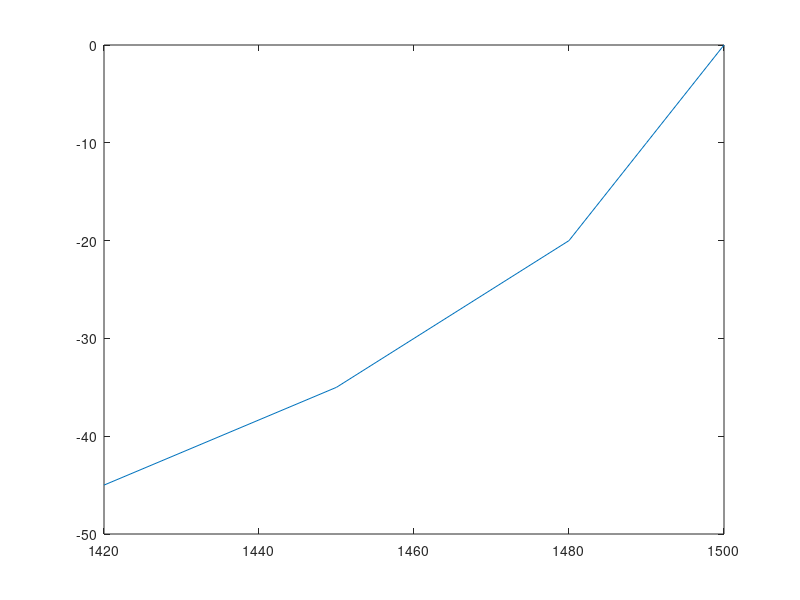

Write the MATLAB code that produced this figure. (Note: this script raises an error after producing the figure.)
%%%%%%%%%%%%%%%%%%%%%%%%%%%%%%
%% %%%%%%% Parameters %%%%%%%%
%%%%%%%%%%%%%%%%%%%%%%%%%%%%%%

Z_src = -20;    % Source depth
surface_z = 0;  % Surface location
H = -100;       % Depth
W = 1000;       % Maximum range
theta_aperture = pi/4;  % Aperture angle (in radians)
num_rays = 100;  % Number of rays to plot

source = [0, Z_src]; % Source location
absorption = 0.1;    % Absorption parameter (e.g., dB per meter)
% !!! Ajouter absorption fonction de la frequence

% Updated sound speed profile
depths   = [   0,  -10,  -20,  -35,  -45];
c_values = [1500, 1490, 1480, 1450, 1420];
c = @(z) interp1(depths, c_values, z, 'linear', 'extrap'); % Interpolated sound speed function

figure()
plot(c_values, depths)


%%%%%%%%%%%%%%%%%%%%%%%%%%%%%%
%% %%%%%%% Ray %%%%%%%%%%%%%%%
%%%%%%%%%%%%%%%%%%%%%%%%%%%%%%


% Initialize intensity range for color mapping
log_intensity_min = inf;
log_intensity_max = -inf;

% Plot rays and compute intensities
rays_r = cell(1, num_rays);
rays_z = cell(1, num_rays);
rays_intensity = cell(1, num_rays);
theta_values = linspace(-theta_aperture/2, theta_aperture/2, num_rays);

for i = 1:num_rays          % For each rays
    theta = theta_values(i); % Initial angle at the source
    [r, z, intensity] = ray_trace(theta, Z_src, H, c, W, absorption);
    rays_r{i} = r;
    rays_z{i} = z;
    rays_intensity{i} = intensity;
    log_intensity = log10(intensity);
    log_intensity_min = min(log_intensity_min, min(log_intensity));
    log_intensity_max = max(log_intensity_max, max(log_intensity));
end


%%%%%%%%%%%%%%%%%%%%%%%%%%%%%%
%% %%%%%%% Plot %%%%%%%%%%%%%%
%%%%%%%%%%%%%%%%%%%%%%%%%%%%%%

% Plot setup
figure;
hold on;
xlabel('Range (m)');
ylabel('Depth (m)');
title('2D Ray Acoustic Modeling with Depth-Dependent Sound Speed');
axis([0 W H surface_z]);

% Plot surface and bottom
plot([0, W], [surface_z, surface_z], 'k', 'LineWidth', 2);  % Surface
plot([0, W], [H, H], 'k', 'LineWidth', 2);  % Bottom

% Color mapping based on log intensity
colormap('jet');
for i = 1:num_rays
    r = rays_r{i};
    z = rays_z{i};
    intensity = rays_intensity{i};
    log_intensity = log10(intensity);
    for j = 1:length(r)-1
        color_idx = floor((log_intensity(j) - log_intensity_min) / (log_intensity_max - log_intensity_min) * 255) + 1;
        color = jet(256);
        color = color(color_idx, :);  % Get color from colormap based on log intensity
        line([r(j), r(j+1)], [z(j), z(j+1)], 'Color', color);  % Apply color to line
    end
end

% Add color bar for intensity
caxis([log_intensity_min, log_intensity_max]);
colorbar;
ylabel(colorbar, 'Log Intensity');

hold off;


%%%%%%%%%%%%%%%%%%%%%%%%%%%%%%
%% %%%%%%% Function %%%%%%%%%%
%%%%%%%%%%%%%%%%%%%%%%%%%%%%%%

% Ray tracing function with intensity and absorption
function [r, z, intensity] = ray_trace(theta, Z_src, H, c, W, absorption)
    % Initialize the ray path and intensity
    r = 0;
    z = Z_src;
    intensity = 1;  % Initial intensity
    dt = 0.01;      % Time step
    
    while r(end) < W  % While the ray is in the retangle
        % Calculate sound speed at current depth
        current_c = c(z(end));
        
        % Update ray direction using Snell's law
        if length(r) > 1
            dz = z(end) - z(end-1);
            dr = r(end) - r(end-1);
            theta = atan2(dz, dr);
            next_c = c(z(end) + dz);
            theta = asin((current_c / next_c) * sin(theta));
        end
        
        % Calculate increments in r and z
        dr = current_c * cos(theta) * dt;
        dz = current_c * sin(theta) * dt;
        
        % Update positions
        r = [r, r(end) + dr];
        z = [z, z(end) + dz];
        
        % Update intensity based on absorption
        distance = sqrt(dr^2 + dz^2);
        intensity = [intensity, intensity(end) * 10^(-absorption * distance / 10)];
        
        % Check for reflection on surface
        if z(end) > 0
            z(end) = 2 * 0 - z(end);
            theta = -theta;
        end
        
        % Check for reflection on bottom
        if z(end) < H
            z(end) = 2 * H - z(end);
            theta = -theta;
        end
    end
end
